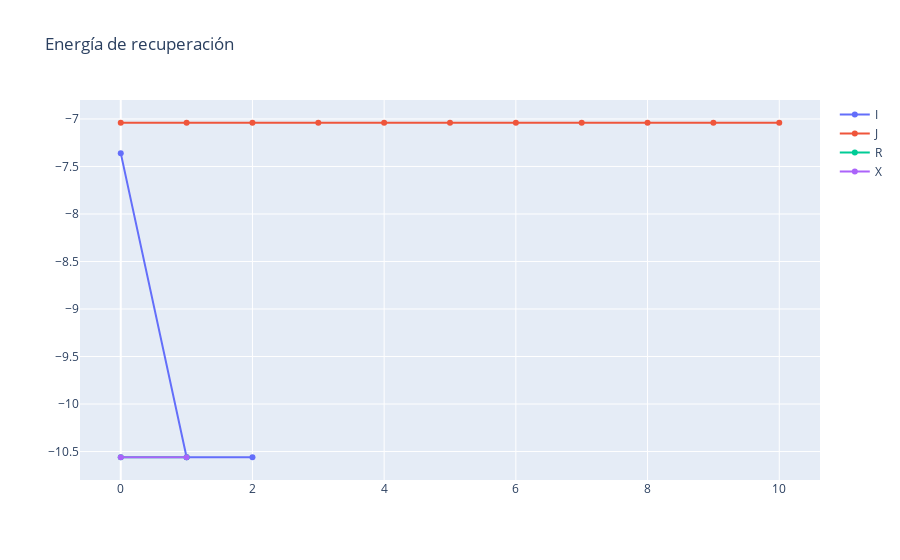

The code cell stored with this chart in its notebook:
### Code cell


### Figure 1 — Plotly figure (JSON) as saved in the notebook; plotly's stock layout.template omitted (floating-point values rounded to 4 significant figures)
{"data": [{"mode": "lines+markers", "name": "I", "type": "scatter", "y": [-7.36, -10.56, -10.56]}, {"mode": "lines+markers", "name": "J", "type": "scatter", "y": [-7.04, -7.04, -7.04, -7.04, -7.04, -7.04, -7.04, -7.04, -7.04, -7.04, -7.04]}, {"mode": "lines+markers", "name": "R", "type": "scatter", "y": [-10.56, -10.56]}, {"mode": "lines+markers", "name": "X", "type": "scatter", "y": [-10.56, -10.56]}], "layout": {"title": {"text": "Energía de recuperación"}}}
